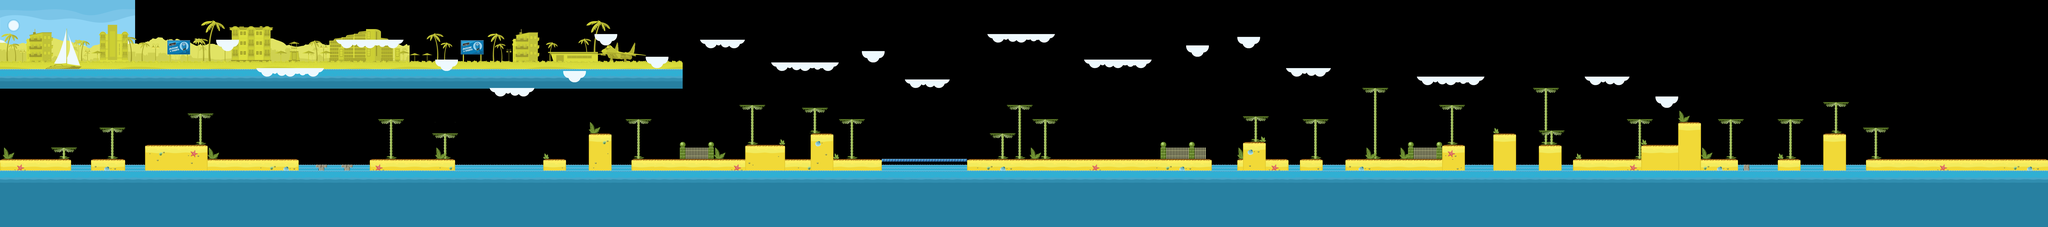

A level layout from a 2D game, rendered from its tile map. Below: a short description, then the map file with tile-grid data replaced by summaries:
An orthogonal 720x80 tile map with 16x16 px tiles, 4 tile layers (BG-T-Earth, BG-T, FG-Earth, FG-Road), 3 image layers and 46 objects (18x damage, 8x sunstrike, 7x slug, 4x shield, 4x coin, ...).

<map version="1.0" orientation="orthogonal" width="720" height="80" tilewidth="16" tileheight="16">
 <properties>
  <property name="asset" value="02-platform.png" />
 </properties>
 <tileset firstgid="1" name="02-stones" tilewidth="16" tileheight="16">
  <image source="../02-stones.png" width="760" height="557" />
 </tileset>
 <imagelayer name="bg-05" width="720" height="80">
  <image source="../02-bg-04.png" />
  <properties>
   <property name="layer" value="10" />
  </properties>
 </imagelayer>
 <imagelayer name="bg-04" width="720" height="80">
  <image source="../02-bg-03.png" />
  <properties>
   <property name="layer" value="9" />
  </properties>
 </imagelayer>
 <imagelayer name="bg-03" width="720" height="80">
  <image source="../02-bg-02.png" />
  <properties>
   <property name="layer" value="8" />
  </properties>
 </imagelayer>
 <layer name="BG-T-Earth" width="720" height="80">
  <properties>
   <property name="collisions" value="0" />
   <property name="layer" value="6" />
  </properties>
  <data>[57600 cells, 6003 non-empty, 216 distinct tile ids]</data>
 </layer>
 <layer name="BG-T" width="720" height="80">
  <properties>
   <property name="collisions" value="0" />
   <property name="layer" value="4" />
  </properties>
  <data>[57600 cells, 1295 non-empty, 48 distinct tile ids]</data>
 </layer>
 <layer name="FG-Earth" width="720" height="80">
  <properties>
   <property name="layer" value="3" />
  </properties>
  <data>[57600 cells, 13076 non-empty, 350 distinct tile ids]</data>
 </layer>
 <layer name="FG-Road" width="720" height="80">
  <properties>
   <property name="layer" value="2" />
  </properties>
  <data>[57600 cells, 1212 non-empty, 52 distinct tile ids]</data>
 </layer>
 <objectgroup color="#aa007f" name="Spawns" width="720" height="80">
  <object name="player" type="player" x="51" y="764" width="124" height="130" />
  <object name="pet" type="pet" x="11231" y="763" width="128" height="128" />
 </objectgroup>
 <objectgroup color="#ffff00" name="Platforms" width="720" height="80">
  <properties>
   <property name="crow" value="1(0,1,2,3);2();3()" />
   <property name="frameHeight" value="80" />
   <property name="frameWidth" value="256" />
   <property name="leftAnimationStartFrame" value="0" />
   <property name="leftAnimationStopFrame" value="0" />
   <property name="rightAnimationStartFrame" value="0" />
   <property name="rightAnimationStopFrame" value="0" />
   <property name="spritemap" value="02-platform.png" />
  </properties>
  <object name="p1" type="platform" x="2561" y="879" width="493" height="264" />
 </objectgroup>
 <objectgroup color="#00aa00" name="Slugs" width="720" height="80">
  <properties>
   <property name="maxSpeed" value="3" />
  </properties>
  <object name="slug 0" type="slug" x="1189" y="788" width="425" height="95" />
  <object name="slug 0" type="slug" x="3608" y="795" width="207" height="89" />
  <object name="slug 0" type="slug" x="7590" y="789" width="315" height="95" />
  <object name="slug 0" type="slug" x="6234" y="779" width="261" height="101" />
  <object name="slug 0" type="slug" x="8865" y="791" width="315" height="95" />
  <object name="slug 0" type="slug" x="7995" y="329" width="315" height="95" />
  <object name="slug 0" type="slug" x="5577" y="87" width="157" height="93" />
 </objectgroup>
 <objectgroup color="#ffaa00" name="Sunstrikes" width="720" height="80">
  <object name="sunstrike 1" type="sunstrike" x="531" y="791" width="154" height="97" />
  <object name="sunstrike 1" type="sunstrike" x="2263" y="718" width="154" height="97" />
  <object name="sunstrike 1" type="sunstrike" x="5941" y="536" width="154" height="97" />
  <object name="sunstrike 1" type="sunstrike" x="9277" y="570" width="154" height="97" />
  <object name="sunstrike 1" type="sunstrike" x="2973" y="274" width="154" height="97" />
  <object name="sunstrike 1" type="sunstrike" x="4423" y="792" width="128" height="95" />
  <object name="sunstrike 1" type="sunstrike" x="9827" y="518" width="154" height="97" />
  <object name="sunstrike 1" type="sunstrike" x="7235" y="224" width="154" height="97" />
 </objectgroup>
 <objectgroup color="#00007f" name="Shield" width="720" height="80">
  <object name="shield" type="shield" x="5443" y="828" width="63" height="65" />
  <object name="shield" type="shield" x="969" y="748" width="63" height="65" />
  <object name="shield" type="shield" x="6847" y="764" width="63" height="65" />
  <object name="shield" type="shield" x="3663" y="250" width="63" height="65" />
 </objectgroup>
 <objectgroup color="#aa0000" name="Health" width="720" height="80">
  <properties>
   <property name="type" value="objects" />
  </properties>
  <object name="health" type="health" x="3887" y="828" width="64" height="64" />
 </objectgroup>
 <objectgroup color="#ce0000" name="Damage" width="720" height="80">
  <object name="kill" type="damage" x="706" y="948" width="107" height="193">
   <properties>
    <property name="value" value="11" />
   </properties>
  </object>
  <object name="kill" type="damage" x="399" y="948" width="107" height="197">
   <properties>
    <property name="value" value="11" />
   </properties>
  </object>
  <object name="kill" type="damage" x="1685" y="948" width="107" height="193">
   <properties>
    <property name="value" value="11" />
   </properties>
  </object>
  <object name="kill" type="damage" x="1829" y="952" width="107" height="193">
   <properties>
    <property name="value" value="11" />
   </properties>
  </object>
  <object name="kill" type="damage" x="1971" y="952" width="107" height="193">
   <properties>
    <property name="value" value="11" />
   </properties>
  </object>
  <object name="kill" type="damage" x="2565" y="948" width="485" height="191">
   <properties>
    <property name="value" value="11" />
   </properties>
  </object>
  <object name="kill" type="damage" x="3189" y="944" width="119" height="195">
   <properties>
    <property name="value" value="11" />
   </properties>
  </object>
  <object name="kill" type="damage" x="3447" y="946" width="107" height="193">
   <properties>
    <property name="value" value="11" />
   </properties>
  </object>
  <object name="kill" type="damage" x="4963" y="948" width="473" height="167">
   <properties>
    <property name="value" value="11" />
   </properties>
  </object>
  <object name="kill" type="damage" x="6821" y="948" width="133" height="195">
   <properties>
    <property name="value" value="11" />
   </properties>
  </object>
  <object name="kill" type="damage" x="7445" y="948" width="119" height="193">
   <properties>
    <property name="value" value="11" />
   </properties>
  </object>
  <object name="kill" type="damage" x="7251" y="950" width="59" height="191">
   <properties>
    <property name="value" value="11" />
   </properties>
  </object>
  <object name="kill" type="damage" x="8243" y="946" width="155" height="199">
   <properties>
    <property name="value" value="11" />
   </properties>
  </object>
  <object name="kill" type="damage" x="8531" y="950" width="121" height="191">
   <properties>
    <property name="value" value="11" />
   </properties>
  </object>
  <object name="kill" type="damage" x="8785" y="946" width="59" height="195">
   <properties>
    <property name="value" value="11" />
   </properties>
  </object>
  <object name="kill" type="damage" x="10389" y="950" width="107" height="193">
   <properties>
    <property name="value" value="11" />
   </properties>
  </object>
  <object name="kill" type="damage" x="10133" y="948" width="119" height="195">
   <properties>
    <property name="value" value="11" />
   </properties>
  </object>
  </objectgroup>
 <objectgroup color="#0000ff" name="Coins" width="720" height="80">
  <!-- 5 objects omitted --></objectgroup>
</map>
<!-- 6 of 46 objects omitted -->